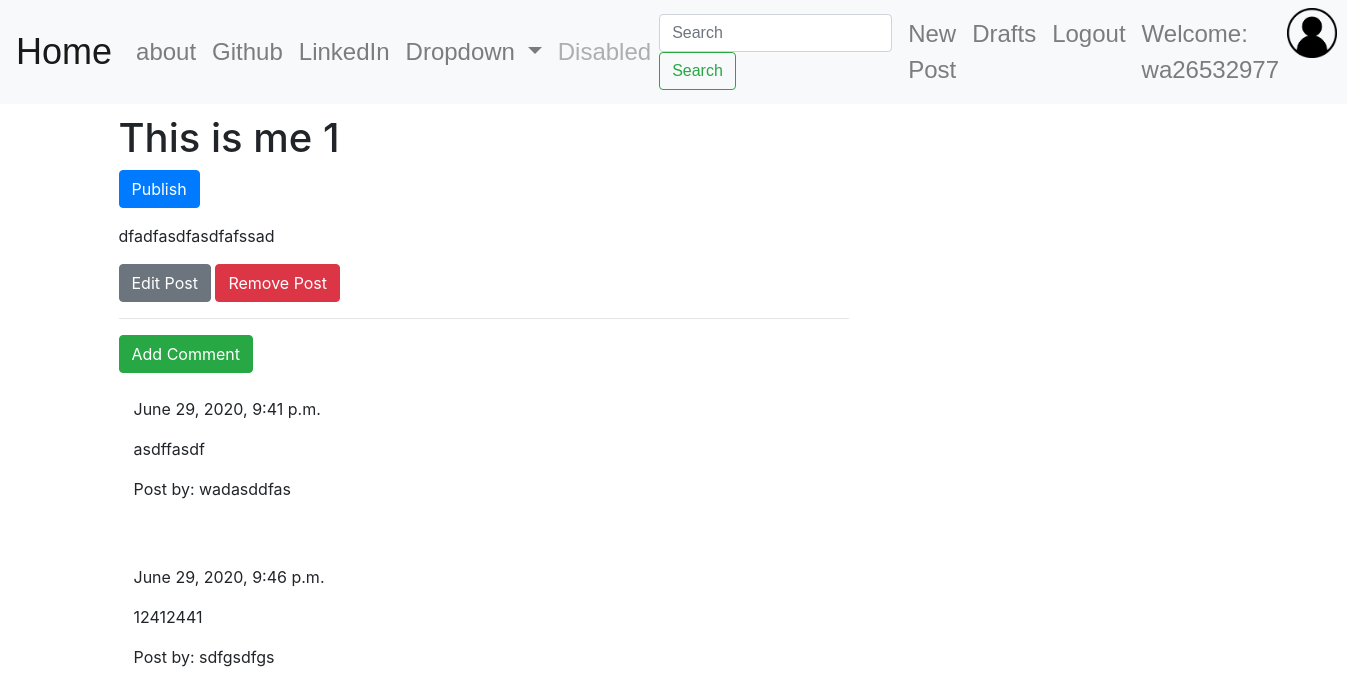
The app's page /post/1 (signed in), older data.
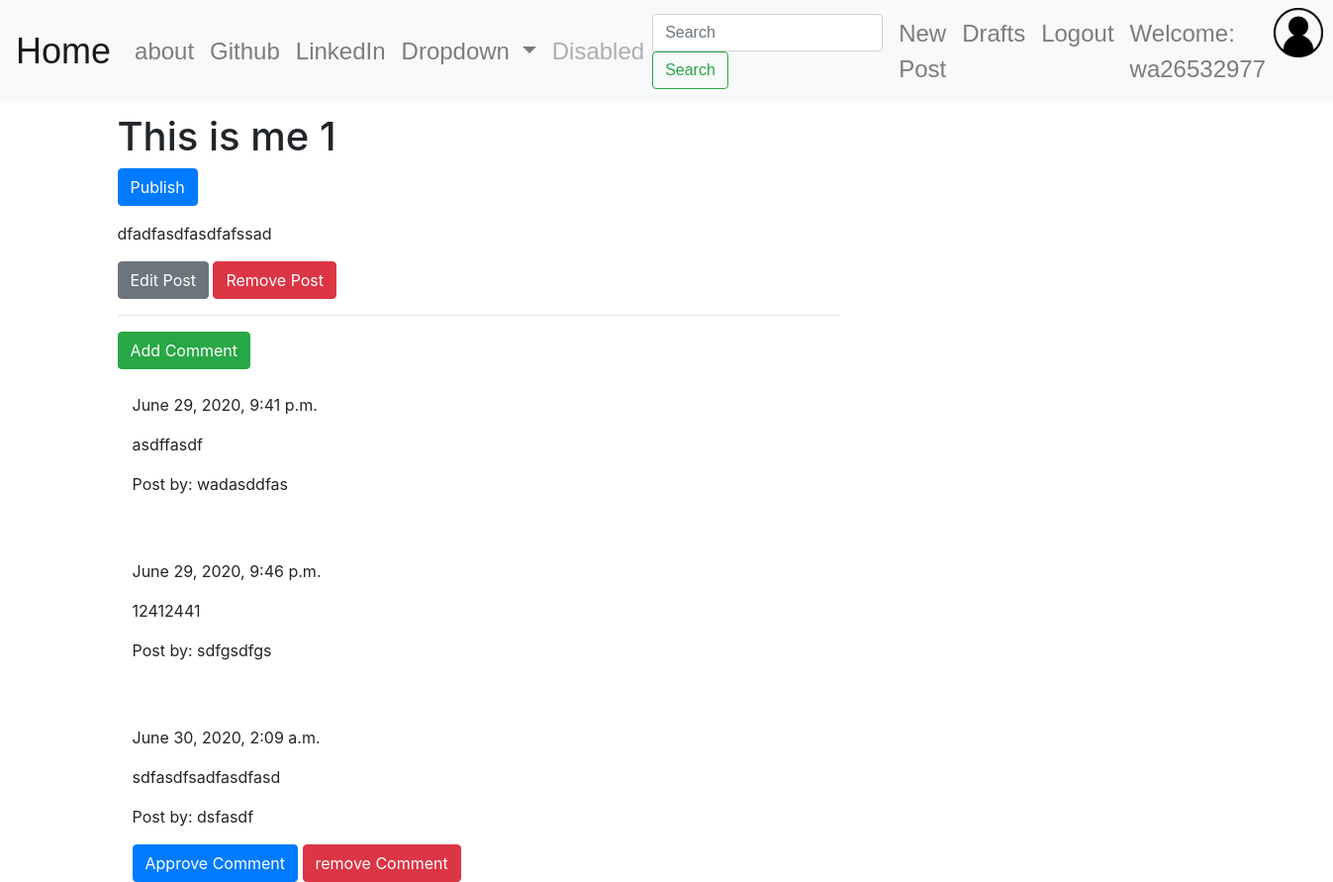
The same page, newer data.
### blog/models.py (models this page shows, shortened)
class Comment(models.Model):
    post = models.ForeignKey("blog.Post", related_name="comments", on_delete=models.CASCADE)
    author = models.CharField(max_length=200)
    text = models.TextField()
    create_date = models.DateTimeField(default=timezone.now)
    approved_comment = models.BooleanField(default=False)

### blog/views.py (the view)
# urls.py: path('post/<pk>', views.PostDetailView.as_view(), name="post_detail"),
class PostDetailView(DetailView):
    model = Post

### blog/templates/blog/post_detail.html
{% extends 'blog/base.html' %}
{% block body_block %}
    <h1 class="posttitle">{{ post.title }}</h1>
    {% if post.published_date %}
        <div class="date postcontent">
            {{ post.public_date }}
        </div>
    {% else %}
        <a class="btn btn-primary" href="{% url "blog:post_publish" pk=post.pk %}">Publish</a>
    {% endif %}
    <p class="postcontent">{{ post.text|safe|linebreaks }}</p>
    {% if user.is_authenticated %}
        <a class="btn btn-secondary" href="{% url "blog:post_edit" pk=post.pk %}">
            Edit Post
        </a>
        <a class="btn btn-danger" href="{% url "blog:post_remove" pk=post.pk %}">
            Remove Post
        </a>
    {% endif %}
    <hr>
    <a class="btn btn-success btn-comment" href="{% url "blog:add_comment_to_post" pk=post.pk %}">Add Comment</a>
    <div class="container">
        {% for comment in post.comments.all %}
            <br>
            {% if user.is_authenticated or comment.approved_comment %}
                {{ comment.create_date }}
                <p>{{ comment.text|safe|linebreaks }}</p>
                <p>Post by: {{ comment.author }}</p>
                    {% if not comment.approved_comment %}
                        <a class="btn btn-primary" href="{% url "blog:comment_approve" pk=comment.pk %}">
                            Approve Comment
                        </a>
                        <a class="btn btn-danger" href="{% url "blog:comment_removed" pk=comment.pk %}">
                            remove Comment
                        </a>
                    {% endif %}
                <br>
            {% endif %}
            {% empty %}
            <p>No comments</p>
        {% endfor %}
    </div>
{% endblock %}

Row changes from the older to the newer data that the page shows:
added Comment: create_date "June 30, 2020, 2:09 a.m.", text "sdfasdfsadfasdfasd", author "dsfasdf", approved_comment "Approve Comment"
